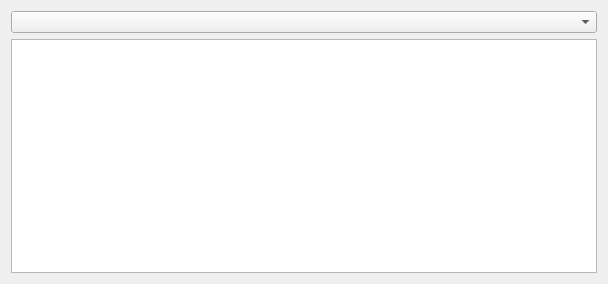
<?xml version="1.0" encoding="UTF-8"?>
<ui version="4.0">
 <class>Tab_ER_Ui</class>
 <widget class="QWidget" name="Tab_ER_Ui">
  <property name="geometry">
   <rect>
    <x>0</x>
    <y>0</y>
    <width>608</width>
    <height>284</height>
   </rect>
  </property>
  <layout class="QGridLayout" name="gridLayout">
   <item row="0" column="0">
    <widget class="QComboBox" name="cmb_selectwk"/>
   </item>
   <item row="1" column="0">
    <widget class="QTableView" name="er_table">
     <property name="alternatingRowColors">
      <bool>true</bool>
     </property>
     <property name="selectionMode">
      <enum>QAbstractItemView::SingleSelection</enum>
     </property>
     <property name="selectionBehavior">
      <enum>QAbstractItemView::SelectRows</enum>
     </property>
     <attribute name="horizontalHeaderHighlightSections">
      <bool>false</bool>
     </attribute>
     <attribute name="verticalHeaderVisible">
      <bool>false</bool>
     </attribute>
     <attribute name="verticalHeaderDefaultSectionSize">
      <number>20</number>
     </attribute>
     <attribute name="verticalHeaderVisible">
      <bool>false</bool>
     </attribute>
     <attribute name="verticalHeaderDefaultSectionSize">
      <number>20</number>
     </attribute>
     <attribute name="horizontalHeaderHighlightSections">
      <bool>false</bool>
     </attribute>
    </widget>
   </item>
  </layout>
 </widget>
 <resources/>
 <connections/>
</ui>
